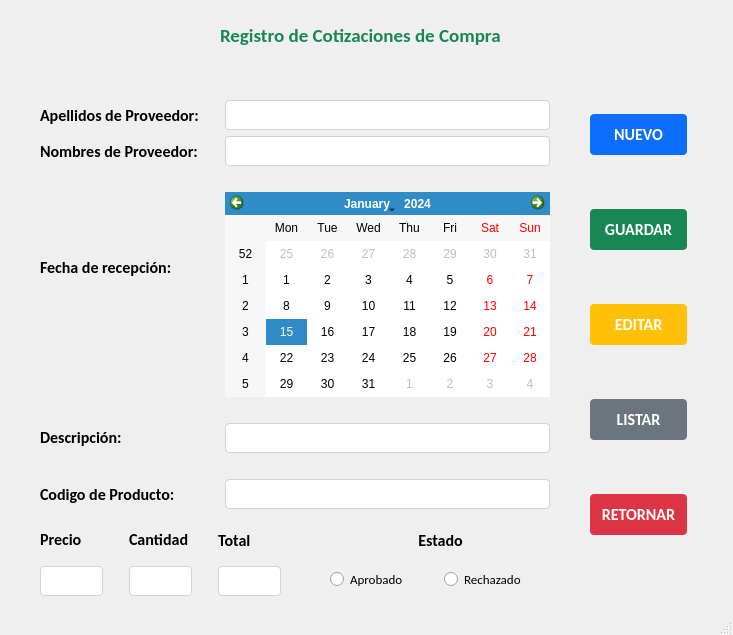
<?xml version="1.0" encoding="UTF-8"?>
<ui version="4.0">
 <class>MainWindow</class>
 <widget class="QMainWindow" name="MainWindow">
  <property name="geometry">
   <rect>
    <x>0</x>
    <y>0</y>
    <width>733</width>
    <height>635</height>
   </rect>
  </property>
  <property name="windowTitle">
   <string>MainWindow</string>
  </property>
  <widget class="QWidget" name="centralwidget">
   <widget class="QLabel" name="label_7">
    <property name="geometry">
     <rect>
      <x>220</x>
      <y>20</y>
      <width>291</width>
      <height>31</height>
     </rect>
    </property>
    <property name="font">
     <font>
      <family>Calibri</family>
      <pointsize>14</pointsize>
      <weight>75</weight>
      <bold>true</bold>
     </font>
    </property>
    <property name="styleSheet">
     <string notr="true">color: #198754;</string>
    </property>
    <property name="text">
     <string>Registro de Cotizaciones de Compra</string>
    </property>
   </widget>
   <widget class="QWidget" name="layoutWidget">
    <property name="geometry">
     <rect>
      <x>590</x>
      <y>60</y>
      <width>97</width>
      <height>531</height>
     </rect>
    </property>
    <layout class="QVBoxLayout" name="verticalLayout_2">
     <property name="spacing">
      <number>0</number>
     </property>
     <item>
      <widget class="QPushButton" name="pushButton_6">
       <property name="font">
        <font>
         <family>Calibri</family>
         <pointsize>12</pointsize>
         <weight>75</weight>
         <bold>true</bold>
        </font>
       </property>
       <property name="styleSheet">
        <string notr="true">background-color: rgb(13, 110, 253);
border-radius: 4px;
color: #ffffff;
padding: 10px;</string>
       </property>
       <property name="text">
        <string>NUEVO</string>
       </property>
      </widget>
     </item>
     <item>
      <widget class="QPushButton" name="pushButton_7">
       <property name="font">
        <font>
         <family>Calibri</family>
         <pointsize>12</pointsize>
         <weight>75</weight>
         <bold>true</bold>
        </font>
       </property>
       <property name="styleSheet">
        <string notr="true">background-color: #198754;
border-radius: 4px;
color: #fff;
padding: 10px;</string>
       </property>
       <property name="text">
        <string>GUARDAR</string>
       </property>
      </widget>
     </item>
     <item>
      <widget class="QPushButton" name="pushButton_8">
       <property name="font">
        <font>
         <family>Calibri</family>
         <pointsize>12</pointsize>
         <weight>75</weight>
         <bold>true</bold>
        </font>
       </property>
       <property name="styleSheet">
        <string notr="true">background-color: #ffc107;
border-radius: 4px;
color: #ffffff;
padding: 10px;</string>
       </property>
       <property name="text">
        <string>EDITAR</string>
       </property>
      </widget>
     </item>
     <item>
      <widget class="QPushButton" name="pushButton_9">
       <property name="font">
        <font>
         <family>Calibri</family>
         <pointsize>12</pointsize>
         <weight>75</weight>
         <bold>true</bold>
        </font>
       </property>
       <property name="styleSheet">
        <string notr="true">background-color: #6c757d;
border-radius: 4px;
color: #ffffff;
padding: 10px;</string>
       </property>
       <property name="text">
        <string>LISTAR</string>
       </property>
      </widget>
     </item>
     <item>
      <widget class="QPushButton" name="pushButton_10">
       <property name="font">
        <font>
         <family>Calibri</family>
         <pointsize>12</pointsize>
         <weight>75</weight>
         <bold>true</bold>
        </font>
       </property>
       <property name="styleSheet">
        <string notr="true">background-color: #dc3545;
border-radius: 4px;
color: #ffffff;
padding: 10px;</string>
       </property>
       <property name="text">
        <string>RETORNAR</string>
       </property>
      </widget>
     </item>
    </layout>
   </widget>
   <widget class="QWidget" name="layoutWidget">
    <property name="geometry">
     <rect>
      <x>40</x>
      <y>100</y>
      <width>510</width>
      <height>409</height>
     </rect>
    </property>
    <layout class="QGridLayout" name="gridLayout">
     <item row="3" column="1">
      <spacer name="verticalSpacer_4">
       <property name="orientation">
        <enum>Qt::Vertical</enum>
       </property>
       <property name="sizeHint" stdset="0">
        <size>
         <width>20</width>
         <height>40</height>
        </size>
       </property>
      </spacer>
     </item>
     <item row="4" column="2">
      <spacer name="horizontalSpacer_2">
       <property name="orientation">
        <enum>Qt::Horizontal</enum>
       </property>
       <property name="sizeHint" stdset="0">
        <size>
         <width>40</width>
         <height>20</height>
        </size>
       </property>
      </spacer>
     </item>
     <item row="0" column="2">
      <widget class="QLineEdit" name="lineEdit">
       <property name="styleSheet">
        <string notr="true">background-color: rgb(255, 255, 255);
border-radius: 4px;
padding: 6px;
border: 1px solid #ced4da;</string>
       </property>
      </widget>
     </item>
     <item row="5" column="0">
      <widget class="QLabel" name="label_4">
       <property name="font">
        <font>
         <family>Calibri</family>
         <pointsize>12</pointsize>
         <weight>75</weight>
         <bold>true</bold>
        </font>
       </property>
       <property name="text">
        <string>&lt;html&gt;&lt;head/&gt;&lt;body&gt;&lt;p&gt;Descripción:&lt;/p&gt;&lt;/body&gt;&lt;/html&gt;</string>
       </property>
      </widget>
     </item>
     <item row="1" column="2">
      <widget class="QLineEdit" name="lineEdit_2">
       <property name="styleSheet">
        <string notr="true">background-color: rgb(255, 255, 255);
border-radius: 4px;
padding: 6px;
border: 1px solid #ced4da;</string>
       </property>
      </widget>
     </item>
     <item row="1" column="0">
      <widget class="QLabel" name="label_2">
       <property name="font">
        <font>
         <family>Calibri</family>
         <pointsize>12</pointsize>
         <weight>75</weight>
         <bold>true</bold>
        </font>
       </property>
       <property name="text">
        <string>Nombres de Proveedor:</string>
       </property>
      </widget>
     </item>
     <item row="0" column="0">
      <widget class="QLabel" name="label">
       <property name="font">
        <font>
         <family>Calibri</family>
         <pointsize>12</pointsize>
         <weight>75</weight>
         <bold>true</bold>
        </font>
       </property>
       <property name="text">
        <string>Apellidos de Proveedor:</string>
       </property>
      </widget>
     </item>
     <item row="3" column="0">
      <widget class="QLabel" name="label_3">
       <property name="font">
        <font>
         <family>Calibri</family>
         <pointsize>12</pointsize>
         <weight>75</weight>
         <bold>true</bold>
        </font>
       </property>
       <property name="text">
        <string>&lt;html&gt;&lt;head/&gt;&lt;body&gt;&lt;p align=&quot;justify&quot;&gt;Fecha de recepción:&lt;/p&gt;&lt;p align=&quot;justify&quot;&gt;&lt;br/&gt;&lt;/p&gt;&lt;/body&gt;&lt;/html&gt;</string>
       </property>
      </widget>
     </item>
     <item row="3" column="2">
      <widget class="QCalendarWidget" name="calendarWidget"/>
     </item>
     <item row="2" column="2">
      <spacer name="horizontalSpacer">
       <property name="orientation">
        <enum>Qt::Horizontal</enum>
       </property>
       <property name="sizeHint" stdset="0">
        <size>
         <width>40</width>
         <height>20</height>
        </size>
       </property>
      </spacer>
     </item>
     <item row="5" column="2">
      <widget class="QLineEdit" name="lineEdit_3">
       <property name="styleSheet">
        <string notr="true">background-color: rgb(255, 255, 255);
border-radius: 4px;
padding: 6px;
border: 1px solid #ced4da;</string>
       </property>
      </widget>
     </item>
     <item row="7" column="2">
      <layout class="QHBoxLayout" name="horizontalLayout">
       <item>
        <widget class="QLineEdit" name="lineEdit_7">
         <property name="styleSheet">
          <string notr="true">background-color: rgb(255, 255, 255);
border-radius: 4px;
padding: 6px;
border: 1px solid #ced4da;</string>
         </property>
        </widget>
       </item>
      </layout>
     </item>
     <item row="7" column="0">
      <widget class="QLabel" name="label_10">
       <property name="font">
        <font>
         <family>Calibri</family>
         <pointsize>12</pointsize>
         <weight>75</weight>
         <bold>true</bold>
        </font>
       </property>
       <property name="text">
        <string>Codigo de Producto:</string>
       </property>
      </widget>
     </item>
     <item row="6" column="2">
      <spacer name="horizontalSpacer_3">
       <property name="orientation">
        <enum>Qt::Horizontal</enum>
       </property>
       <property name="sizeHint" stdset="0">
        <size>
         <width>40</width>
         <height>20</height>
        </size>
       </property>
      </spacer>
     </item>
    </layout>
   </widget>
   <widget class="QWidget" name="layoutWidget">
    <property name="geometry">
     <rect>
      <x>40</x>
      <y>520</y>
      <width>241</width>
      <height>76</height>
     </rect>
    </property>
    <layout class="QGridLayout" name="gridLayout_2">
     <item row="0" column="4">
      <widget class="QLabel" name="label_9">
       <property name="font">
        <font>
         <family>Calibri</family>
         <pointsize>12</pointsize>
         <weight>75</weight>
         <bold>true</bold>
        </font>
       </property>
       <property name="text">
        <string>Total</string>
       </property>
      </widget>
     </item>
     <item row="0" column="0">
      <widget class="QLabel" name="label_5">
       <property name="font">
        <font>
         <family>Calibri</family>
         <pointsize>12</pointsize>
         <weight>75</weight>
         <bold>true</bold>
        </font>
       </property>
       <property name="text">
        <string>&lt;html&gt;&lt;head/&gt;&lt;body&gt;&lt;p&gt;Precio&lt;/p&gt;&lt;/body&gt;&lt;/html&gt;</string>
       </property>
      </widget>
     </item>
     <item row="0" column="1">
      <spacer name="verticalSpacer_2">
       <property name="orientation">
        <enum>Qt::Vertical</enum>
       </property>
       <property name="sizeHint" stdset="0">
        <size>
         <width>20</width>
         <height>40</height>
        </size>
       </property>
      </spacer>
     </item>
     <item row="1" column="2">
      <widget class="QLineEdit" name="lineEdit_5">
       <property name="styleSheet">
        <string notr="true">background-color: rgb(255, 255, 255);
border-radius: 4px;
padding: 6px;
border: 1px solid #ced4da;</string>
       </property>
      </widget>
     </item>
     <item row="1" column="0">
      <widget class="QLineEdit" name="lineEdit_4">
       <property name="styleSheet">
        <string notr="true">background-color: rgb(255, 255, 255);
border-radius: 4px;
padding: 6px;
border: 1px solid #ced4da;</string>
       </property>
      </widget>
     </item>
     <item row="0" column="2">
      <widget class="QLabel" name="label_6">
       <property name="font">
        <font>
         <family>Calibri</family>
         <pointsize>12</pointsize>
         <weight>75</weight>
         <bold>true</bold>
        </font>
       </property>
       <property name="text">
        <string>&lt;html&gt;&lt;head/&gt;&lt;body&gt;&lt;p&gt;Cantidad&lt;/p&gt;&lt;/body&gt;&lt;/html&gt;</string>
       </property>
      </widget>
     </item>
     <item row="1" column="4">
      <widget class="QLineEdit" name="lineEdit_6">
       <property name="styleSheet">
        <string notr="true">background-color: rgb(255, 255, 255);
border-radius: 4px;
padding: 6px;
border: 1px solid #ced4da;</string>
       </property>
      </widget>
     </item>
     <item row="0" column="3">
      <spacer name="verticalSpacer">
       <property name="orientation">
        <enum>Qt::Vertical</enum>
       </property>
       <property name="sizeHint" stdset="0">
        <size>
         <width>20</width>
         <height>40</height>
        </size>
       </property>
      </spacer>
     </item>
    </layout>
   </widget>
   <widget class="QWidget" name="layoutWidget">
    <property name="geometry">
     <rect>
      <x>330</x>
      <y>520</y>
      <width>221</width>
      <height>71</height>
     </rect>
    </property>
    <layout class="QGridLayout" name="gridLayout_3">
     <item row="0" column="0" colspan="2">
      <widget class="QLabel" name="label_8">
       <property name="font">
        <font>
         <family>Calibri</family>
         <pointsize>12</pointsize>
         <weight>75</weight>
         <bold>true</bold>
        </font>
       </property>
       <property name="text">
        <string>&lt;html&gt;&lt;head/&gt;&lt;body&gt;&lt;p align=&quot;center&quot;&gt;Estado&lt;/p&gt;&lt;/body&gt;&lt;/html&gt;</string>
       </property>
      </widget>
     </item>
     <item row="1" column="0">
      <widget class="QRadioButton" name="radioButton">
       <property name="font">
        <font>
         <family>Calibri</family>
         <pointsize>10</pointsize>
         <weight>50</weight>
         <bold>false</bold>
        </font>
       </property>
       <property name="text">
        <string>Aprobado</string>
       </property>
      </widget>
     </item>
     <item row="1" column="1">
      <widget class="QRadioButton" name="radioButton_2">
       <property name="font">
        <font>
         <family>Calibri</family>
         <pointsize>10</pointsize>
        </font>
       </property>
       <property name="text">
        <string>Rechazado</string>
       </property>
      </widget>
     </item>
    </layout>
   </widget>
  </widget>
  <widget class="QStatusBar" name="statusbar"/>
 </widget>
 <resources/>
 <connections/>
</ui>
